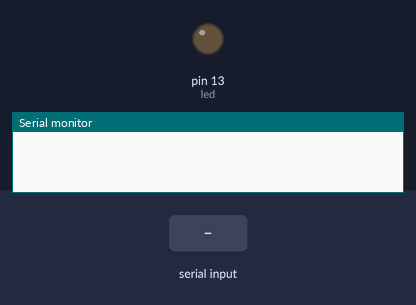
The sketch below on a simulated Arduino Uno, built with avr-gcc and run on an emulated ATmega328P. On the bench: output pins drawn as LEDs (lit = HIGH), the last lines printed to the serial monitor. The test bench sets the inputs (shaded band).

Above: at 1.2 s.
1.3 s: "ON" received over Serial
At 2.6 s:
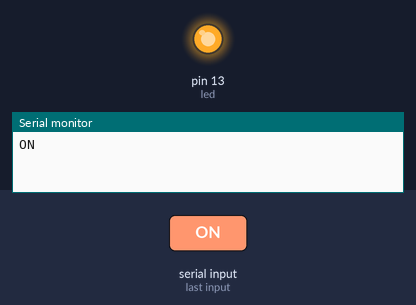
2.9 s: "OFF" received over Serial
At 4.5 s:
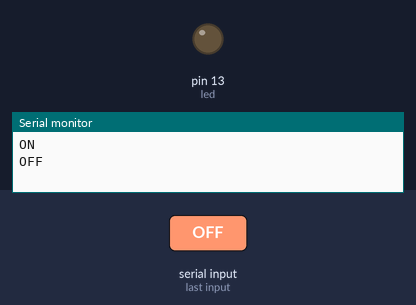
Timing chart, 0 to 6.0 s (numbered marks = the images above; inputs shaded):
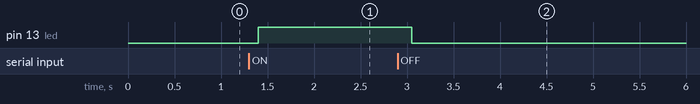

Measured:
- after the input at 1.3 s, pin 13 (led): LOW → HIGH after 0.10 s
- after the input at 2.9 s, pin 13 (led): HIGH → LOW after 0.15 s

The sketch:

BT_LED.ino
```cpp
// AT+NAME lucetre

String message;
int led = 13;

void setup() {
    Serial.begin(9600);
    pinMode(led, OUTPUT);
    digitalWrite(led, LOW);
}

void loop() {
    while (Serial.available()) {
        delay(50);
        char c = Serial.read();
        message += c;
    }

    if (message.length() > 0) {
        Serial.println(message);
        if (message == "ON") {
            digitalWrite(13, HIGH);
        }
        if (message == "OFF") {
            digitalWrite(13, LOW);
        }
    }
    message = "";
}
```
